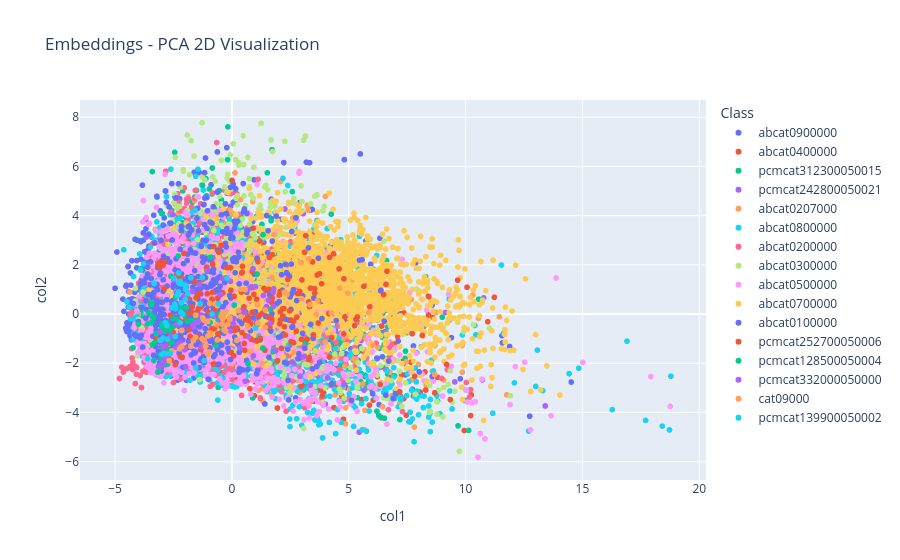

The code cell stored with this chart in its notebook:
### Markdown cell above
#### Multimodal features

### Code cell
# Combine text and image columns to form the feature set
X_train = train_df[text_columns + image_columns].values
X_test = test_df[text_columns + image_columns].values

# Train and evaluate models
trained_models = train_classic(X_train, X_test, y_train, y_test, class_names=y_test_original)

### Figure 1 — Plotly figure (JSON) as saved in the notebook; plotly's stock layout.template omitted (floating-point values rounded to 4 significant figures; data arrays with more than 128 entries replaced by an {"elided": "..."} marker saying what was removed)
{"data": [{"hovertemplate": "Class=abcat0900000<br>col1=%{x}<br>col2=%{y}<extra></extra>", "legendgroup": "abcat0900000", "marker": {"color": "#636efa", "symbol": "circle"}, "mode": "markers", "name": "abcat0900000", "showlegend": true, "type": "scattergl", "x": {"elided": "2796 float values"}, "xaxis": "x", "y": {"elided": "2796 float values"}, "yaxis": "y"}, {"hovertemplate": "Class=abcat0400000<br>col1=%{x}<br>col2=%{y}<extra></extra>", "legendgroup": "abcat0400000", "marker": {"color": "#EF553B", "symbol": "circle"}, "mode": "markers", "name": "abcat0400000", "showlegend": true, "type": "scattergl", "x": {"elided": "1049 float values"}, "xaxis": "x", "y": {"elided": "1049 float values"}, "yaxis": "y"}, {"hovertemplate": "Class=pcmcat312300050015<br>col1=%{x}<br>col2=%{y}<extra></extra>", "legendgroup": "pcmcat312300050015", "marker": {"color": "#00cc96", "symbol": "circle"}, "mode": "markers", "name": "pcmcat312300050015", "showlegend": true, "type": "scattergl", "x": {"elided": "1462 float values"}, "xaxis": "x", "y": {"elided": "1462 float values"}, "yaxis": "y"}, {"hovertemplate": "Class=pcmcat242800050021<br>col1=%{x}<br>col2=%{y}<extra></extra>", "legendgroup": "pcmcat242800050021", "marker": {"color": "#ab63fa", "symbol": "circle"}, "mode": "markers", "name": "pcmcat242800050021", "showlegend": true, "type": "scattergl", "x": {"elided": "355 float values"}, "xaxis": "x", "y": {"elided": "355 float values"}, "yaxis": "y"}, {"hovertemplate": "Class=abcat0207000<br>col1=%{x}<br>col2=%{y}<extra></extra>", "legendgroup": "abcat0207000", "marker": {"color": "#FFA15A", "symbol": "circle"}, "mode": "markers", "name": "abcat0207000", "showlegend": true, "type": "scattergl", "x": {"elided": "915 float values"}, "xaxis": "x", "y": {"elided": "915 float values"}, "yaxis": "y"}, {"hovertemplate": "Class=abcat0800000<br>col1=%{x}<br>col2=%{y}<extra></extra>", "legendgroup": "abcat0800000", "marker": {"color": "#19d3f3", "symbol": "circle"}, "mode": "markers", "name": "abcat0800000", "showlegend": true, "type": "scattergl", "x": {"elided": "1998 float values"}, "xaxis": "x", "y": {"elided": "1998 float values"}, "yaxis": "y"}, {"hovertemplate": "Class=abcat0200000<br>col1=%{x}<br>col2=%{y}<extra></extra>", "legendgroup": "abcat0200000", "marker": {"color": "#FF6692", "symbol": "circle"}, "mode": "markers", "name": "abcat0200000", "showlegend": true, "type": "scattergl", "x": {"elided": "1042 float values"}, "xaxis": "x", "y": {"elided": "1042 float values"}, "yaxis": "y"}, {"hovertemplate": "Class=abcat0300000<br>col1=%{x}<br>col2=%{y}<extra></extra>", "legendgroup": "abcat0300000", "marker": {"color": "#B6E880", "symbol": "circle"}, "mode": "markers", "name": "abcat0300000", "showlegend": true, "type": "scattergl", "x": {"elided": "810 float values"}, "xaxis": "x", "y": {"elided": "810 float values"}, "yaxis": "y"}, {"hovertemplate": "Class=abcat0500000<br>col1=%{x}<br>col2=%{y}<extra></extra>", "legendgroup": "abcat0500000", "marker": {"color": "#FF97FF", "symbol": "circle"}, "mode": "markers", "name": "abcat0500000", "showlegend": true, "type": "scattergl", "x": {"elided": "1681 float values"}, "xaxis": "x", "y": {"elided": "1681 float values"}, "yaxis": "y"}, {"hovertemplate": "Class=abcat0700000<br>col1=%{x}<br>col2=%{y}<extra></extra>", "legendgroup": "abcat0700000", "marker": {"color": "#FECB52", "symbol": "circle"}, "mode": "markers", "name": "abcat0700000", "showlegend": true, "type": "scattergl", "x": {"elided": "1692 float values"}, "xaxis": "x", "y": {"elided": "1692 float values"}, "yaxis": "y"}, {"hovertemplate": "Class=abcat0100000<br>col1=%{x}<br>col2=%{y}<extra></extra>", "legendgroup": "abcat0100000", "marker": {"color": "#636efa", "symbol": "circle"}, "mode": "markers", "name": "abcat0100000", "showlegend": true, "type": "scattergl", "x": {"elided": "578 float values"}, "xaxis": "x", "y": {"elided": "578 float values"}, "yaxis": "y"}, {"hovertemplate": "Class=pcmcat252700050006<br>col1=%{x}<br>col2=%{y}<extra></extra>", "legendgroup": "pcmcat252700050006", "marker": {"color": "#EF553B", "symbol": "circle"}, "mode": "markers", "name": "pcmcat252700050006", "showlegend": true, "type": "scattergl", "x": {"elided": "211 float values"}, "xaxis": "x", "y": {"elided": "211 float values"}, "yaxis": "y"}, {"hovertemplate": "Class=pcmcat128500050004<br>col1=%{x}<br>col2=%{y}<extra></extra>", "legendgroup": "pcmcat128500050004", "marker": {"color": "#00cc96", "symbol": "circle"}, "mode": "markers", "name": "pcmcat128500050004", "showlegend": true, "type": "scattergl", "x": [-2.554, -1.709, -2.978, -3.012, 0.6848, -0.9311, -2.98, -2.165, -2.303, -2.5, 1.654, -1.948, -2.524, -1.513, -2.752, -2.034, -2.614, -3.44, -2.695, -3.34, -3.43, -3.101, -2.995, -3.45, 1.767, -2.325, -2.992, -3.4, -3.172, -2.88, -3.582, -3.444, -3.32, -3.005, -0.5752, -2.757, -0.5281, -3.078, 1.32, -2.409, -0.6799, -1.594, 1.335, -3.065, -1.904, -0.9172, -3.34, -3.243, -2.665, -3.03, -2.621, -3.607, -4.229, -1.277, 1.08, 0.103, -0.3785, -4.001], "xaxis": "x", "y": [-1.149, -0.2502, -2.068, 4.087, -2.011, -0.3395, -1.352, 0.2669, 2.358, -0.1879, 0.1866, 0.253, -0.5132, -0.09999, -2.032, -0.05183, 1.532, 0.3506, -1.455, -1.893, -0.3617, -2.234, -1.875, 0.4779, -1.527, -0.229, -0.3925, -1.251, -2.36, -0.6939, 0.06765, -0.04805, -1.172, -0.5762, -0.2458, -0.3682, 0.003545, -2.111, -1.383, 0.6904, -1.288, -0.3525, 3.227, -1.665, -0.2928, 2.31, -0.1483, -0.7963, -0.6554, -0.6791, -1.16, -0.3956, -1.369, 5.24, 1.623, 0.3636, -0.626, -0.4081], "yaxis": "y"}, {"hovertemplate": "Class=pcmcat332000050000<br>col1=%{x}<br>col2=%{y}<extra></extra>", "legendgroup": "pcmcat332000050000", "marker": {"color": "#ab63fa", "symbol": "circle"}, "mode": "markers", "name": "pcmcat332000050000", "showlegend": true, "type": "scattergl", "x": [-1.54, -2.984, 0.6027, -2.941, -2.881, 4.097, 1.474, 3.358, 5.652, -2.527, 4.798, -3.07, -0.7812, -2.138, -2.887, -2.058, 9.537, 0.5664, -1.689, -1.313, 1.638, 0.9163, -2.401, -2.91, -2.336, 1.351, -2.811, -1.255, -2.487, -2.959, -3.07, -1.402, 13.41, -2.827, -1.646, -2.226, -1.06, -2.627, -2.941, -1.409, -2.832, 2.912, -0.06237, -2.366, 3.057, 1.777, 3.102, 1.559, 1.872, -2.212, 0.06945, 0.8334, -0.4823, -1.43, 0.7671, 1.787, -0.07264, 0.08947, -2.155, -2.89, 2.574, -2.317, -3.097, -0.3945, 0.9025, 0.9025, -2.881, 0.3659, -2.772, -1.682, -2.082, 0.3403, -2.913, -0.4765, 0.6978, 1.774, -0.01209, -2.02, 1.012, -1.976, -0.4823, 0.5575], "xaxis": "x", "y": [-0.356, -2.023, 0.9447, -1.98, -1.858, -2.589, 0.2639, -2.891, -3.091, 4.042, -2.845, -0.7261, -0.09382, -0.6184, -1.862, 0.7201, -2.759, -2.732, 0.9207, -1.338, -0.381, -1.697, -1.351, -1.948, -0.4323, 0.7561, -1.882, -1.262, 1.397, -1.971, -0.7261, -0.05677, -3.736, -1.88, -0.5165, -1.165, 1.757, -0.8952, -1.331, 1.2, -1.3, -2.533, 1.33, -0.4536, -1.745, 0.8919, -1.716, 0.5677, -1.492, -1.321, -0.4081, 1.108, -0.2798, -0.318, 1.062, 1.025, -0.6864, -0.1845, 0.05837, -1.928, -1.948, -1.24, -2.15, 1.434, 1.833, 1.833, -1.874, 0.1283, -1.762, -0.4312, -1.42, -1.372, -1.037, 0.7901, -0.9119, 0.3042, -0.3398, -1.451, 1.111, -2.142, -0.2798, 0.06399], "yaxis": "y"}, {"hovertemplate": "Class=cat09000<br>col1=%{x}<br>col2=%{y}<extra></extra>", "legendgroup": "cat09000", "marker": {"color": "#FFA15A", "symbol": "circle"}, "mode": "markers", "name": "cat09000", "showlegend": true, "type": "scattergl", "x": {"elided": "132 float values"}, "xaxis": "x", "y": {"elided": "132 float values"}, "yaxis": "y"}, {"hovertemplate": "Class=pcmcat139900050002<br>col1=%{x}<br>col2=%{y}<extra></extra>", "legendgroup": "pcmcat139900050002", "marker": {"color": "#19d3f3", "symbol": "circle"}, "mode": "markers", "name": "pcmcat139900050002", "showlegend": true, "type": "scattergl", "x": [-2.181, -1.184, -2.291, -2.78, -2.215, -3.079, -2.443, 1.014, -2.214, -1.985, -1.889, -2.274, -3.33, -2.332, -2.479, -2.182, -1.995, -2.99, -2.781, -2.913, -2.413, -1.358, -2.162, -1.553, -2.281, -2.569, -3.602, -2.305, -2.115, -1.266, -2.048, -2.42, -2.334, -2.847, -0.5689, -2.947, -2.759, -0.8499, -2.21, -1.574, -2.63, -0.215, -1.755, -1.95], "xaxis": "x", "y": [0.06933, -1.896, 0.8993, -1.613, 1.233, -1.065, 0.4074, -0.5674, -0.3555, 1.007, 0.8187, 1.261, 1.241, 0.7481, 1.458, 0.06481, 0.584, -1.638, -0.4743, -1.585, 0.2229, 0.4115, 0.4648, -2.176, 1.668, 0.257, -1.817, 0.8732, 0.003138, 1.474, 1.201, -0.9118, 0.7439, -0.3435, 0.416, -0.9731, -1.025, 0.005298, 1.335, 4.215, -1.595, 1.458, 1.474, 1.159], "yaxis": "y"}], "layout": {"legend": {"title": {"text": "Class"}, "tracegroupgap": 0}, "title": {"text": "Embeddings - PCA 2D Visualization"}, "xaxis": {"anchor": "y", "domain": [0, 1], "title": {"text": "col1"}}, "yaxis": {"anchor": "x", "domain": [0, 1], "title": {"text": "col2"}}}}
